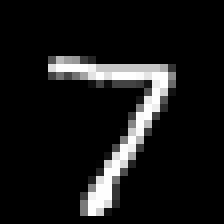
#> input picture data/clean.bmp, 28 x 28 px (shown 8 times larger)
$ python visualization.py
#> lines starting #> are read from the running program, lines starting #| are printed output that depends on the picture
import os
import pickle

import cv2
import numpy as np

import networkx as nx
from matplotlib import pyplot as plt

from src.preproc import Preproc
from src.learning import train_image, sparsify
from src.inference import LoopyBPInference


clean_image_array = cv2.resize(cv2.imread("data/clean.bmp", 0), (112, 112))
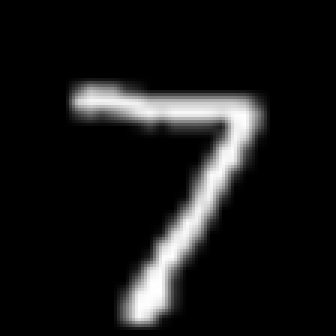
#> clean_image_array: shape (112, 112) (shown 3 times larger); min 0, max 254, mean 23.5
clean_image = np.pad(clean_image_array, pad_width=tuple([(p, p) for p in (44, 44)]),
                    mode='constant', constant_values=0)
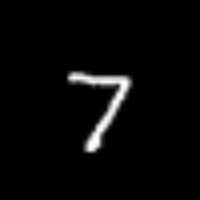
#> clean_image: shape (200, 200); min 0, max 254, mean 7.4

occluded_image_array = cv2.imread("data/occluded.png", 0)
#> (the run stopped early here; a loop or call above may not have finished)
